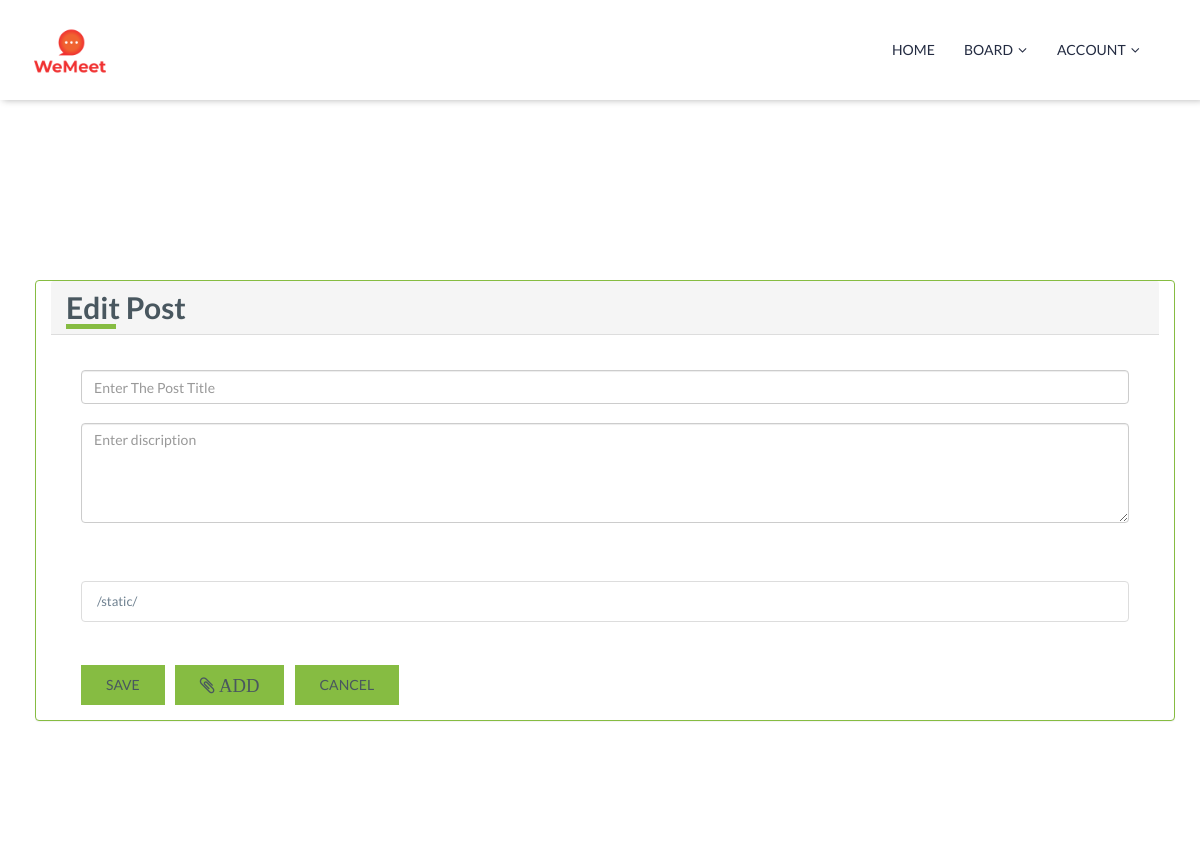
The app's page /post/edit_post/3 (signed in), older data.
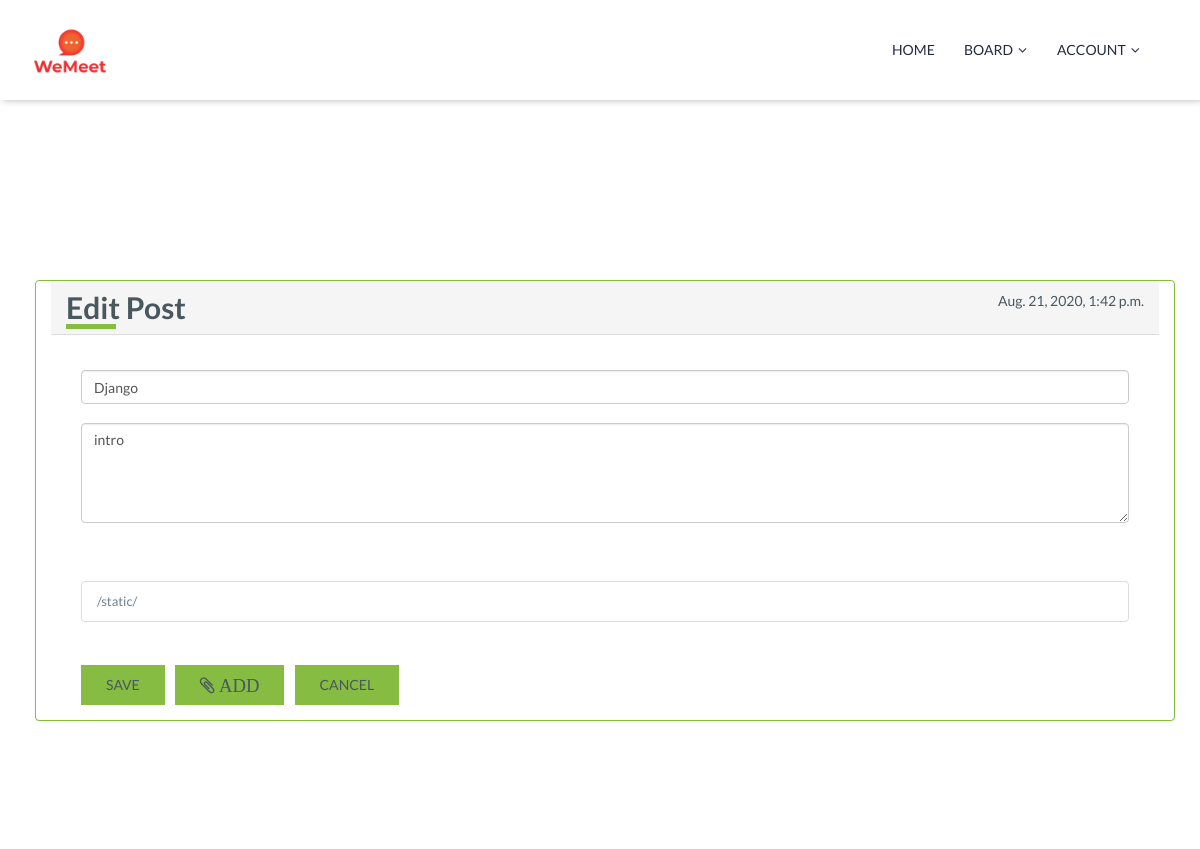
The same page, newer data.
### post/models.py (models this page shows)
class Post(models.Model):
	postId = models.AutoField(primary_key=True)
	postTitle = models.CharField(max_length=50)
	postDescription = models.CharField(max_length=1000)
	createdOn = models.DateTimeField(default = datetime.now)
	createdBy = models.ForeignKey(User,
		on_delete=models.CASCADE)
	boardId = models.ForeignKey(Board,
		on_delete=models.CASCADE)

### post/views.py (the view, shortened to what this page needs)
# urls.py: path('edit_post/<int:postId>', views.EditPost.as_view(), name='edit_post'),
@method_decorator(login_required, name='dispatch')
class EditPost(View):
	def get(self, request,postId):
		post = Post.objects.filter(postId = postId).first()
		postAttachment = Post_Attachments.objects.filter(postId = postId).first()
		return render(request, 'board/EditPost.html',{'postobj':post , 'postatt':postAttachment,})

### globaltables/context_processors.py (called while the page is built)
def sections_processor(request):
    boardTypes = BoardType.objects.all()
    return {'boardTypes':boardTypes}

### templates/board/editPost.html (shortened to what this page needs)
{% extends 'base.html' %}
{% load static %}
{% block content %}
<div class="section section-padding courses">
    <div class="container">
        <div class="courses-wrapper">
            <div class="tab-content courses-content" style="margin-bottom: 80px; margin-top: -20px;">
                <div id="#" role="tabpanel" class="tab-pane fade in active">
                    <div class="style-show style-grid row">
                        <div class="col-sm-12">
                            <div class="news-detail">
                                <div class="news-comment">
                                    <div class="panel panel-default col-md-12" style="border: solid 1px #86bc42; margin-left: 5px;">
                                        <div class="panel-heading text-left">
                                            <span class="h3 course-syllabus-title underline">Edit Post</span>
                                            <span class="pull-right">{{ postobj.createdOn }}</span>
                                        </div>
                                        <div class="panel-body text-justify">
                                            <br>
                                            <div style="font-size: 1.3rem">
                                                <div class="col-md-12">
                                                    <form action="{% url 'edit_post' postId=postobj.postId %}" method="POST" enctype="multipart/form-data">
                                                        <input type="text" name="postTitle" id="id_postTitle" value="{{postobj.postTitle}}"placeholder="Enter The Post Title" class="form-control form-input" required>
                                                        <br>
                                                        <textarea name="postDescription" id="postForm" value="{{postobj.postTitle}}" cols="3" class="form-control" style="resize: vertical; height: 100px;" placeholder="Enter discription" cols="5" required>{{postobj.postDescription}}</textarea>
                                                        <br>
                                                        <ul id="viewFileAttachment">
                                                        </ul>
                                                        <br>
                                                        <button type="submit" class="btn btn-login btn-green" id="postBtn"><span>Save</span></button>
                                                        <button type="button" class="btn btn-login btn-green" onclick='$("#fileUpload").click()'>
                                                            <span class="fa fa-paperclip fa-lg"> Add</span>
                                                        </button>
                                                        <button type="button" class="btn btn-login btn-green" onclick=location.href="{% url 'view_post' postId=postobj.postId %}" ob><span>Cancel</span>
                                                        </button>
                                                    </form>
                                                </div>
                                            </div>
                                            <br>
                                        </div>
                                    </div>
                                </div>
                            </div>
                        </div>
                    </div>
                </div>
            </div>
        </div>
    </div>
</div>
{% endblock content %}

### templates/base.html (shortened to what this page needs)
<!DOCTYPE html>
{% load static %}
<html lang="en">
<head>
    <link type="text/css" rel="stylesheet" href="{% static 'assets/font/font-icon/font-awesome-4.4.0/css/font-awesome.css' %}">
    <link type="text/css" rel="stylesheet" href="{% static 'assets/font/font-icon/font-svg/css/Glyphter.css' %}">
    <link type="text/css" rel="stylesheet" href="{% static 'assets/libs/animate/animate.css' %}">
    <link type="text/css" rel="stylesheet" href="{% static 'assets/libs/hover/hover-min.css' %}">
    <link type="text/css" rel="stylesheet" href="{% static 'assets/libs/bootstrap-3.3.5/css/bootstrap.css' %}">
    <link type="text/css" rel="stylesheet" href="{% static 'assets/libs/owl-carousel-2.0/assets/owl.carousel.css' %}">
    <link type="text/css" rel="stylesheet" href="{% static 'assets/libs/selectbox/css/jquery.selectbox.css' %}">
    <link type="text/css" rel="stylesheet" href="{% static 'assets/libs/fancybox/css/jquery.fancybox.css' %}">
    <link type="text/css" rel="stylesheet" href="{% static 'assets/libs/fancybox/css/jquery.fancybox-buttons.css' %}">
    <link type="text/css" rel="stylesheet" href="{% static 'assets/libs/media-element/build/mediaelementplayer.min.css' %}">
    <link type="text/css", rel='stylesheet', href="{% static 'assets/css/color-1.css' %}" id="color-skins">
</head>
<body>
<header>
    {% block navbar %}
        {% include '__navbar.html' %}
    {% endblock navbar %}
</header>
<div id="wrapper-content">
    <div id="page-wrapper">
        <div class="main-content">
            <div class="content">
                {% block content %}{% endblock content %}
            </div>
        </div>
    </div>
</div>
</body>
</html>

### templates/__navbar.html (shortened to what this page needs)
{% load static %}
{% url 'home' as nav_home %}
<div class="header-main homepage-01">
    <div class="container">
        <div class="header-main-wrapper">
            <div class="navbar-header">
                <div class="logo pull-left hvr-grow">
                    <a href="{{nav_home}}" class="header-logo">
                        <img src="{% static 'assets/images/logo.png' %}" style="height: 80px; width: 80px;" alt=""/>
                    </a>
                </div>
            </div>
            <nav class="navigation collapse navbar-collapse pull-right">
                <ul class="nav-links nav navbar-nav">
                    <li class="hvr-grow"><a href="{% url 'home' %}" class="main-menu">Home</a></li>
                    <li class="dropdown hvr-grow"><a href="javascript:void(0)" class="main-menu">Board<span class="fa fa-angle-down icons-dropdown"></span></a>
                    </li>
                    <li class="dropdown hvr-grow"><a href="javascript:void(0)" class="main-menu">Account<span class="fa fa-angle-down icons-dropdown"></span></a>
                    </li>
                </ul>
            </nav>
        </div>
    </div>
</div>

### templates/board/editPost.html (style rules this page uses)
button { margin-top: 5px; }

Row changes from the older to the newer data that the page shows:
added Post: createdOn "Aug. 21, 2020, 1:42 p.m.", postTitle "Django", postDescription "intro"
Text that changed along with them:
form field postDescription: "Enter discription" → (not shown)
